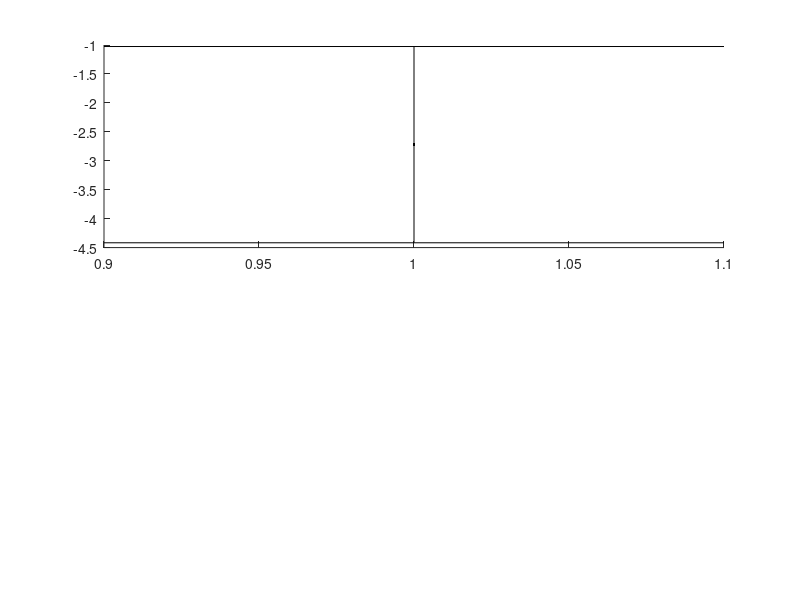

The MATLAB script that drew this image: (Note: this script raises an error after producing the figure.)
clear
clc

%%
NbSpec = 120;
Mu = randn(1,NbSpec);
STD = abs(randn(1,NbSpec));
Sigma_noise = abs(randn(NbSpec));
for iSpec=1:NbSpec
    Sigma(iSpec,iSpec) = STD(iSpec);
end
Data = mvnrnd(Mu, Sigma, 20);

%%
Var = {};
Var(1).level = 1:5;
Var(1).name = {'A', 'B', 'C', 'D', 'E'};
Var(2).level = 1:4;
Var(2).name = {'A', 'B', 'C', 'D'};
Var(3).level = 1:3;
Var(3).name = {'A', 'B', 'C'};
Var(4).level = 1:2;
Var(4).name = {'A', 'B'};

Sets = {Var(:).level};
[a, b, c, d] = ndgrid(Sets{:});
SpecsDef = [a(:), b(:), c(:), d(:)];

SpecMatrix = [];
SpecMatLabel = {};
for iVar = 1:numel(Var)
    for iLevel = 1:numel(Var(iVar).level)
        SpecMatrix(end+1,:) = ones(1,NbSpec); %#ok<SAGROW>
        Idx = find(SpecsDef(:,iVar)==Var(iVar).level(iLevel));
        SpecMatrix(end,Idx) = 0;
        
        SpecMatLabel{end+1} = [num2str(iVar) ' - ' Var(iVar).name{iLevel}];
    end
end



%%
Meam_emp = mean(Data);
STD_emp = std(Data);

H = ttest(Data,0);

[Meam_emp,I] = sort(Meam_emp);
STD_emp = STD_emp(I);
H = logical(H(I));
SpecMatrix = SpecMatrix(:,I);

SpecMatrix = repmat(SpecMatrix, [1,1,3]);
SpecMatrix(:,H,1) = 1;

%%
close all
figure('name', 'specification curve')

subplot(2,1,1)
hold on
for iSpec=1:NbSpec
    g(iSpec) = errorbar(iSpec,Meam_emp(iSpec),STD_emp(iSpec), ' .k', ...
        'linewidth', 1, 'markersize', 10);
end
plot([1 NbSpec], [0 0], '--k')
xlabel('specification number')

set(g(H), 'color' , 'r')


subplot(2,1,2)
% colormap gray
image(SpecMatrix)
xlabel('specification number')
axis([0 size(SpecMatrix,2)+1 0 size(SpecMatrix,1)+1])
set(gca, 'ytick', 1:size(SpecMatrix,1),'yticklabel', SpecMatLabel)
